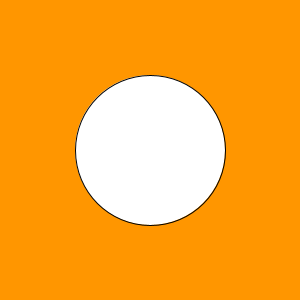
Frame 1 (no input)
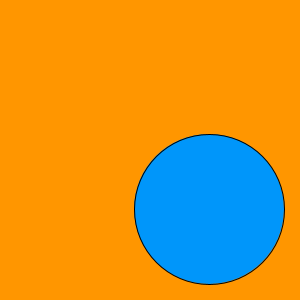
Frame 60 (the mouse pressed at the canvas centre just before this capture)
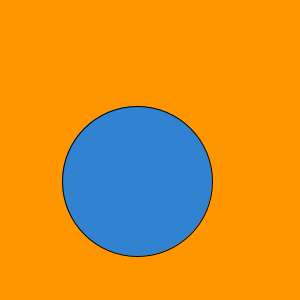
Frame 120 (the mouse held since frame 60 and released just before this capture)

The Processing sketch that drew these frames (run headless with seeded random() and noise(); from frame 60 on, the mouse is pressed at the canvas centre):

// Processing sketch: hello_processing
// ── hello_processing.pde
 //Zoe DeGuzman
 //Hello Processing
 //A circle bounces around the screen and changes color when it hits a wall. 
 //It also prints "hello world" on the console
  int aPos = 150;
  int bPos = 150;
  int cPos = 150;
  int dPos = 150;
  //These are the 4 coordinates of the ellipse; aPos and Bpos are the position, cPos and dPos are the size
  int x = 1;
  int y = 1;
  //Moves forward by one each time
  int ColorA = 0;
  int ColorB = 150;
  int ColorC = 250;
  //These are the starting colors of the ellipse (a shade of blue)
  int A = 50;
  int B = 20;
  int C = 40;
  //These are the variables added to the color each time, so that it changes from blue to red and back again
  int direct = -2;
void setup ()
{
  size (300,300);  
  //The starting size is 300 x 300
}
 
void draw ()
{
    background (255,150,0);
    //Sets the background color (Orange)
    ellipse (aPos,bPos,cPos,dPos);
    //Sets the position of the ellipse
    fill (ColorA,ColorB,ColorC);
    //Colors the ellipse
 
    aPos = aPos + x;
    bPos = bPos + y;
    //Moves the position each time
    if (aPos >= (300-(cPos/2)) || aPos <= (0 + (cPos/2)))
    //If the ellipse gets close to the corner...
    {
      if(direct == -2)
        direct = -1;
      if(direct == -1)
        direct = -2;
        
      x = direct*x;
      y = -y;
      //...switch directions
      ColorA = ColorA + A;
      ColorB = ColorB - B;
      ColorC = ColorC - C;
      //Changes the colors
      if (ColorA >= 255 || ColorA <= 0)
      //If the ellipse is fully red or blue...
      {
        A = -A;
        B = -B;
        C = -C;
        //...switch directions towards the other color
      }
 
    }
 
    fill (ColorA,ColorB,ColorC);
    //prints on console
    println ("hello world");
 
}
